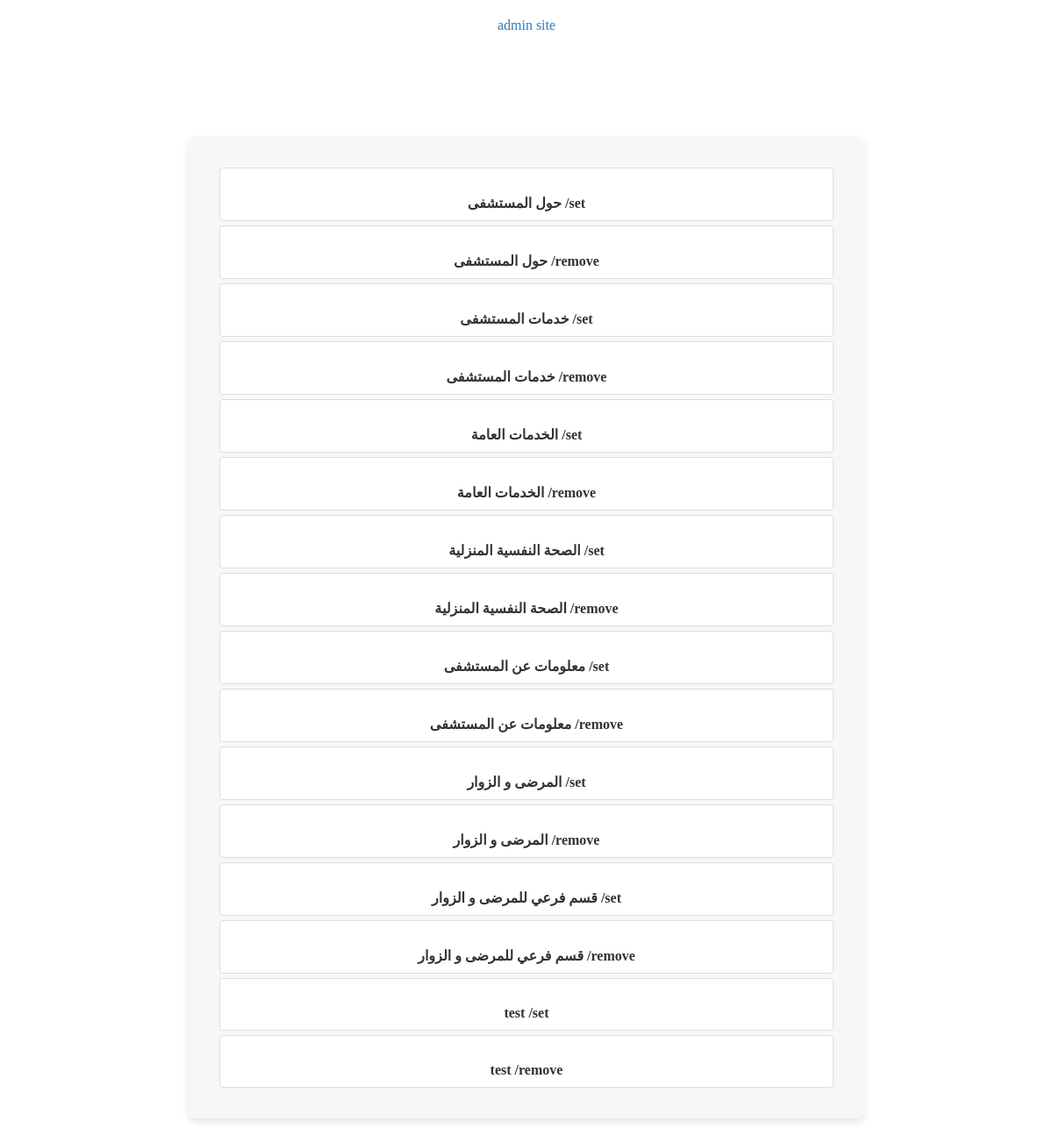
Screenshot of /subject_list/ with the database file from the repository.
### mainapp/models.py (models this page shows, shortened)
class Subject(models.Model):
    sub_subjects=models.ForeignKey('self',blank=True,null=True,on_delete=models.CASCADE)
    main_title=models.CharField(unique=True,max_length=100,null=True,blank=True)
    title=models.CharField(max_length=500)
    main_image=models.ImageField(upload_to="images/",blank=True,null=True)
    subject_contnet=models.TextField(default=" ",help_text=help_subject_tags)

### mainapp/views.py (the view)
# urls.py: path("subject_list/",views.subject_list,name='subject_list_admin'),
def subject_list(request):
    all_subjects=Subject.objects.all()
    return render(request,"htmlFiles/admin/subject_list.html",context={"subjects":all_subjects})\

### templates/htmlfiles/admin/subject_list.html (shortened to what this page needs)
<!DOCTYPE html>
<html lang="en">
<head>
</head>
<body>
    <a href="{% url 'admin:index' %}">admin site</a>
    <ul class="subjects-list">
        {% for subject in subjects %}
        <li><a href="/subject_set_parent/{{subject.id}}/">{{subject.title}} /set</a></li>
        <li><a href="/subject_parent_remove/{{subject.id}}/">{{subject.title}} /remove</a></li>
        {% endfor %}
    </ul>
</body>
</html>

### templates/htmlfiles/admin/subject_list.html (style rules this page uses)
ul.subjects-list { padding: 30px; width: 60%; height: 30%; margin: 10% auto; overflow: auto; text-align: center; list-style: none; background-color: #f7f7f7; border-radius: 8px; box-shadow: 0 4px 8px rgba(0, 0, 0, 0.1); }
ul.subjects-list li { padding: 10px; margin: 5px; background-color: #ffffff; border: 1px solid #dddddd; border-radius: 4px; transition: transform 0.2s ease-in-out; }
ul.subjects-list a { text-decoration: none; color: #333333; font-weight: bold; }
a { display: block; text-align: center; margin-top: 20px; color: #337ab7; text-decoration: none; transition: color 0.3s ease; }

### rows the page displays
Subject: title "حول المستشفى"
Subject: title "خدمات المستشفى"
Subject: title "الخدمات العامة"
Subject: title "الصحة النفسية المنزلية"
Subject: title "معلومات عن المستشفى"
Subject: title "المرضى و الزوار"
Subject: title "قسم فرعي للمرضى و الزوار"
Subject: title "test"
